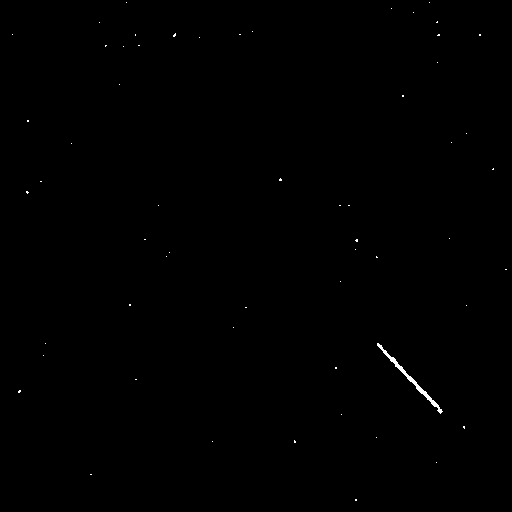
#> input picture data/prepared.png, 512 x 512 px, given in place of testpic.tif, which was not available; the run also reads 1 picture not shown here
$ python test.py
#> lines starting #> are read from the running program, lines starting #| are printed output that depends on the picture; after the words box and inside, x2 and y2 are one past the last pixel; in counts of white or black regions, pixels touching at a corner belong together; pictures that were not available may be replaced by others from this repository, and a replacement may not be noted
### tpc_toolbox.py
from PIL import Image
import numpy as np
import statistics as st
from sklearn import metrics
from sklearn.cluster import DBSCAN
from lecroyutils.data import LecroyScopeData as LSD
import matplotlib.pyplot as plt

######################################
#                                    #
#   МОДУЛЬ РАБОТЫ С ОСЦИЛЛОГРАФОМ    #
#                                    #
######################################

# шаблонные имена для каналов. channel_label - номер канала
def ch_name(n, label = 1):
    if n < 10:
        s = '0000' + str(n)
    elif n < 100:
        s = '000' + str(n)
    elif n < 1000:
        s = '00' + str(n)
    elif n < 10000:
        s = '0' + str(n)
    else:
        s = str(n)
    return 'C' + str(label) + '--Trace--' + s + '.trc'

# получить x и y для осциллограммы с именем name
def wfm_unpack(name):
    tmp = LSD.parse_file(name)
    return tmp.x, tmp.y

#######################################
#                                     #
# ПОЛУЧЕНИЕ ПЛОТНОСТИ ЭНЕРГОВЫДЕЛЕНИЯ #
#                                     #
#######################################

class track:

    # [84 lines left out: functions __init__, getmask, gettrack, getstart, shakaling, not called in this run]

    # вычитает фон из трека
    def debase(self):
        self.brights = [y - self.base for y in self.brights]

    # выдаёт два массива - координата вдоль трека и яркость в точке
    def getgraph(self):
        return self.ls, self.brights

    # выдаёт маску с координатами точек и список яркостей в этих точках
    def getpoints(self):
        return self.mask, self.points

######################################
#                                    #
# МОДУЛЬ РАБОТЫ С КАМЕРОЙ ORCA FLASH #
#                                    #
######################################

# это основной класс работы с изображениями
class picture:

    def __init__(self, name):
        self.im = Image.open(name)     # исходное изображение
        self.arr = np.array(self.im)   # массив, содержащий значения пикселей
        self.size = len(self.arr)      # размер изображения (сторона квадрата)

    # Сохраняет изображение с именем name (например, name = 'jpeg.png')
    def repack(self, name = 'picture.png'):
        ret = self.arr.copy()
        b = np.max(ret)
        for o in range(self.size):
            for e in range(self.size):
                if ret[o][e] < 0:
                    ret[o][e] = 0
                else:
                    ret[o][e] = ret[o][e]/b*255
        Image.fromarray(np.uint8(ret)).save(name)

    # уменьшает размер изображения, усредняя его по клеточкам k*k пикселей
    def rescale(self, k):
        S = self.arr.copy()
        L = self.size
        ret = []
        for o in range(int(L/k)):
            ret.append([])
            for e in range(int(L/k)):
                I = 0
                for x in range(k*o, k*o+k):
                    for y in range(k*e, k*e+k):
                        I += S[x, y]
                ret[o].append(round(I/k/k))

        self.size = int(L/k)
        self.arr = np.array(ret)

    # убивает пиксели на расстоянии меньше b от края, а также те, что ярче top и тусклее bottom
    # [21 lines left out: functions noisefilter_mod, redcloth, noisefilter, not called in this run]

    # заменяет значение в пикселе значением медианы квадрата 3*3 с центром в этом пикселе
    def medianfilter(self):
        S = self.arr.copy()
        ret = S
        L = self.size
        for o in range(1, L-1):
            for e in range(1, L-1):
                t = []
                for x in range(o-1, o+2):
                    for y in range(e-1, e+2):
                        t.append(S[x, y])
                ret[o, e] = round(st.median(t))

        self.arr = ret

    # вычитает шум. noise_arr - массив с шумом того же размера, что и изображение
    def deletenoise(self, noise_arr):
        S = []
        for o in range(self.size):
            S.append([])
            for e in range(self.size):
                S[o].append(int(self.arr[o, e]) - int(noise_arr[o, e]))
        self.arr = np.array(S)

    # с этой штукой работает
    # [38 lines left out: functions withoutnoise, normify, normify_mod, deletecenter, not called in this run]

    # вырезает эллиптическую дырку с полупрозрачным эллиптическим ореолом вокруг
    def deletecenter2(self, center_x = 0.477, center_y = 0.51, axis_x = 0.12, axis_y = 0.08, Axis_x = 0.23, Axis_y = 0.16):
        center = [center_x, center_y] # центр дырки
        radii = [axis_x, axis_y] # полуоси
        Radii = [Axis_x, Axis_y] # полуоси ореола
        L = self.size
        for o in range(L):
            for e in range(L):
                if (o/L - center[0])**2/radii[0]**2 + (e/L - center[1])**2/radii[1]**2 < 1:
                    self.arr[o, e] = 0
                elif (o/L - center[0])**2/Radii[0]**2 + (e/L - center[1])**2/Radii[1]**2 < 1:
                    r = (o/L - center[0])**2/radii[0]**2 + (e/L - center[1])**2/radii[1]**2
                    R = (o/L - center[0])**2/Radii[0]**2 + (e/L - center[1])**2/Radii[1]**2
                    k = glad((r-1)/(r-R))
                    self.arr[o, e] = self.arr[o, e]*k

    # формирует и возвращает массив для всех точек изображения, состоящий из массивов [x_точки, y_точки, яркость*h/255]
    # [43 lines left out: functions packaspoints, packaspoints2, Johnny, not called in this run]

    # готовит изображение к кластеризации.
    # noisename - картинка с шумами,
    # prepname - результат подготовки,
    # stagedir - папка, куда складывать этапы подготовки,
    # stages - поставить True, чтобы сохранять этапы подготовки,
    # fingerprint - удалить эллипс в центре
    # nf_pars - параметры noisefilter_mod() в формате [bottom, top, b]
    # jackal - степень сжатия изображения
    # hole_pars - параметры отверстия в центре в формате [center_x, center_y, axis_x, axis_y, Axis_x, Axis_y] (см. deletecenter2())
    def prepare(self, noisename = 'none', prepname = 'prepared.png', stagedir = '', stages = False, fingerprint = False, jackal = 4, nf_pars = [0.15, 1.1, 2], hole_pars = [0.477, 0.51, 0.12, 0.08, 0.23, 0.16]):
        print('starting...')

        self.rescale(jackal)
        print('pic rescaled')

        if noisename != 'none':
            noise = picture(noisename)
            noise.rescale(jackal)
            print('noise rescaled')


            self.deletenoise(noise.arr)
            print('noise deleted')

            if stages:
                self.repack(stagedir + '1_wo_noise.png')
        else:
            self.withoutnoise()

        # здесь удаляется эллипс в центре. Смотреть определение deletecenter2() для настройки

        if fingerprint:
            center_x = hole_pars[0]
            center_y = hole_pars[1]
            axis_x   = hole_pars[2]
            axis_y   = hole_pars[3]
            Axis_x   = hole_pars[4]
            Axis_y   = hole_pars[5]
            self.deletecenter2(center_x, center_y, axis_x, axis_y, Axis_x, Axis_y)

        self.medianfilter()

        if stages:
            self.repack(stagedir + '/2_wo_center_median.png')

        bottom = nf_pars[0]
        top = nf_pars[1]
        b = nf_pars[2]
        self.noisefilter_mod(bottom, top, b)

        if stages:
            self.repack(stagedir + '/3_filtered.png')

        self.redcloth()
        print('pic prepared')

        if stages:
            self.repack(stagedir + '/4_cursed.png')

        self.repack(prepname)
        print('pic repacked')

    # кластеризует точки, складывает кластер в resultname
    # ПРИМЕНЯТЬ ТОЛЬКО ПОСЛЕ prepare()!!!
    # [65 lines left out: functions clusterme, delete_stars, packaspicture2, normify, not called in this run]

def glad(x):
    return np.power(x, 1.3)

### test.py
import tpc_toolbox as tpc
import matplotlib.pyplot as plt

def waveform_demo():
    # распаковать данные
    x1, y1 = tpc.wfm_unpack('data/' + tpc.ch_name(9, label = 1))
    x2, y2 = tpc.wfm_unpack('data/' + tpc.ch_name(9, label = 2))

    # отрисовать
    plt.plot(x1, y1, 'blue', label = 'канал 1')
    plt.plot(x2, y2, 'red', label = 'канал 2')
    plt.legend()
    plt.show()

def cluster_demo():
    # загрузить картинку
    pic = tpc.picture('data/testpic.tif')

    # подготовить картинку, вычтя шум и удалив центр
    pic.prepare(noisename = 'data/testnoise.png', prepname = 'data/prepared.png', stagedir = 'data/', stages = True, fingerprint = True)

    # кластеризовать картинку
    pic.clusterme(resultname = 'data/clusters.png')

def track_demo():
    trk = tpc.track()
    trk.getmask('data/clusters.png')
    trk.gettrack('data/1_wo_noise.png')
    trk.debase()
    trk.shakaling(48)
    xs, ys = trk.getgraph()
    plt.plot(xs, ys)
    plt.show()

waveform_demo()
#> (the call stopped at in wfm_unpack, `tmp = LSD.parse_file(name)`: lecroyutils is not available in this run)
cluster_demo()
#> in __init__, self.im is the input picture: PIL image 512x512 L; 0.18% white; 58 white regions (57 under 20 px), largest, box (x1, y1, x2, y2) and area: (377, 343, 443, 414) 338
#> in __init__, `self.size = len(self.arr)`: self.size = 512
#> after the loop in rescale, `for o in range(int(L/k)):`: ret = 128 items
#> in rescale, `self.size = int(L/k)`: self.size = 128
#> in rescale, `self.arr = np.array(ret)`: self.arr: shape (128, 128) int64; 16 distinct labels, from 0 to 239
#> after the loop in deletenoise, `for o in range(self.size):`: S = 128 items
#> in repack, `b = np.max(ret)`: b = 140
#> after the loop in repack, `for o in range(self.size):`: ret: shape (128, 128) int64; 15 distinct labels, from 0 to 255
#> in deletecenter2, `L = self.size`: L = 128
#> after the loop in deletecenter2, `for o in range(L):`:
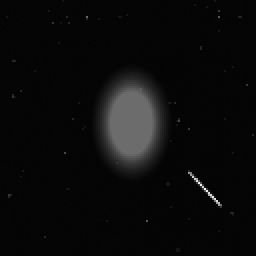
#> self.arr: shape (128, 128) int64 (shown 2 times larger); min -103, max 140, mean -92.4; drawn with min black and max white
#> after the loop in medianfilter, `for o in range(1, L-1):`:
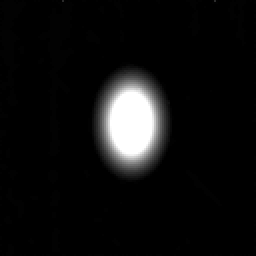
#> ret: shape (128, 128) int64 (shown 2 times larger); min -99, max 0, mean -93; drawn with min black and max white
#> after the loop in repack, `for o in range(self.size):`:
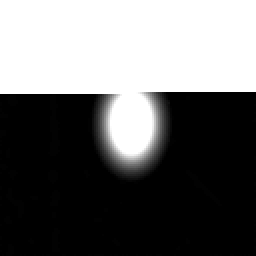
#> ret: shape (128, 128) int64 (shown 2 times larger); min -99, max 0, mean -57.69; drawn with min black and max white
#> (the run stopped early here; a loop or call above may not have finished)
